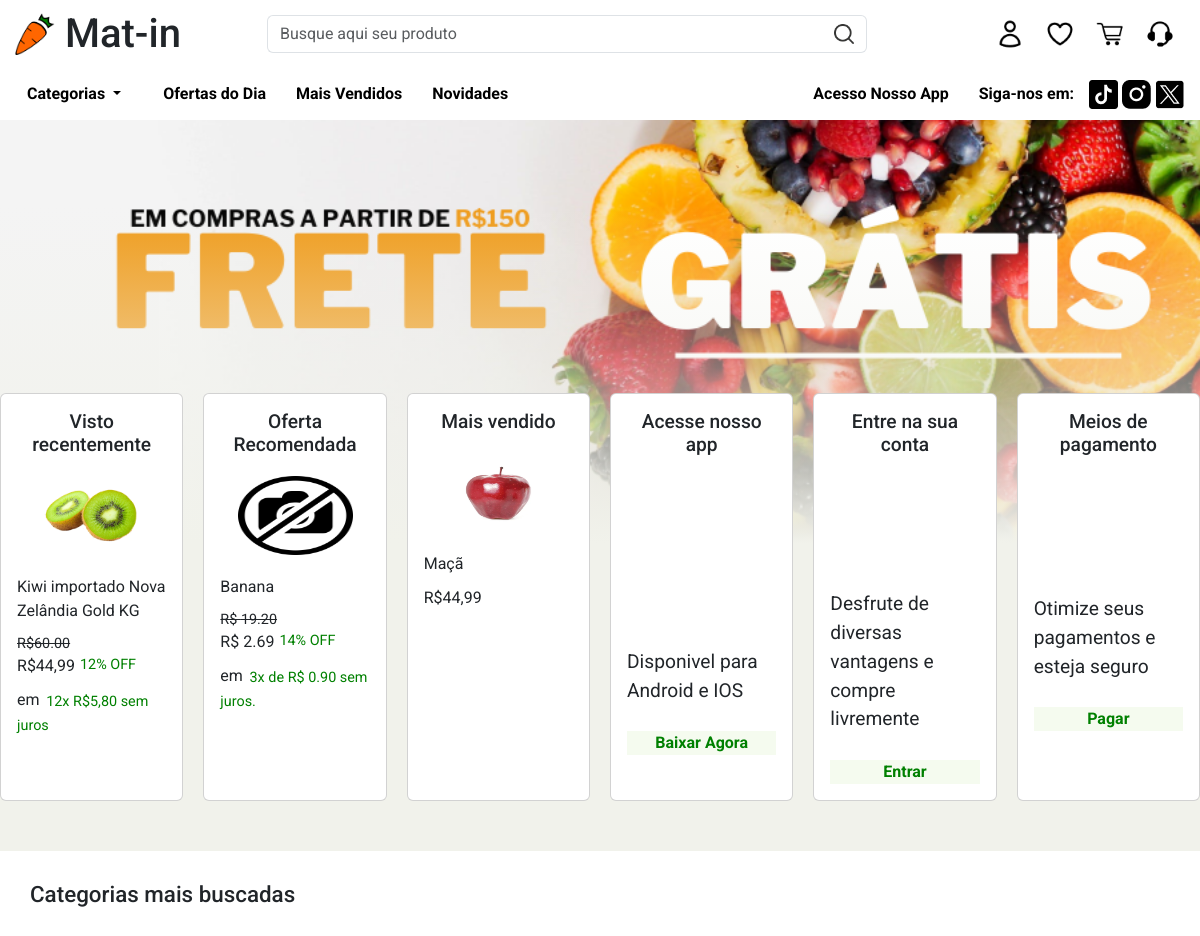
Before: / (upper part) with the older database file.
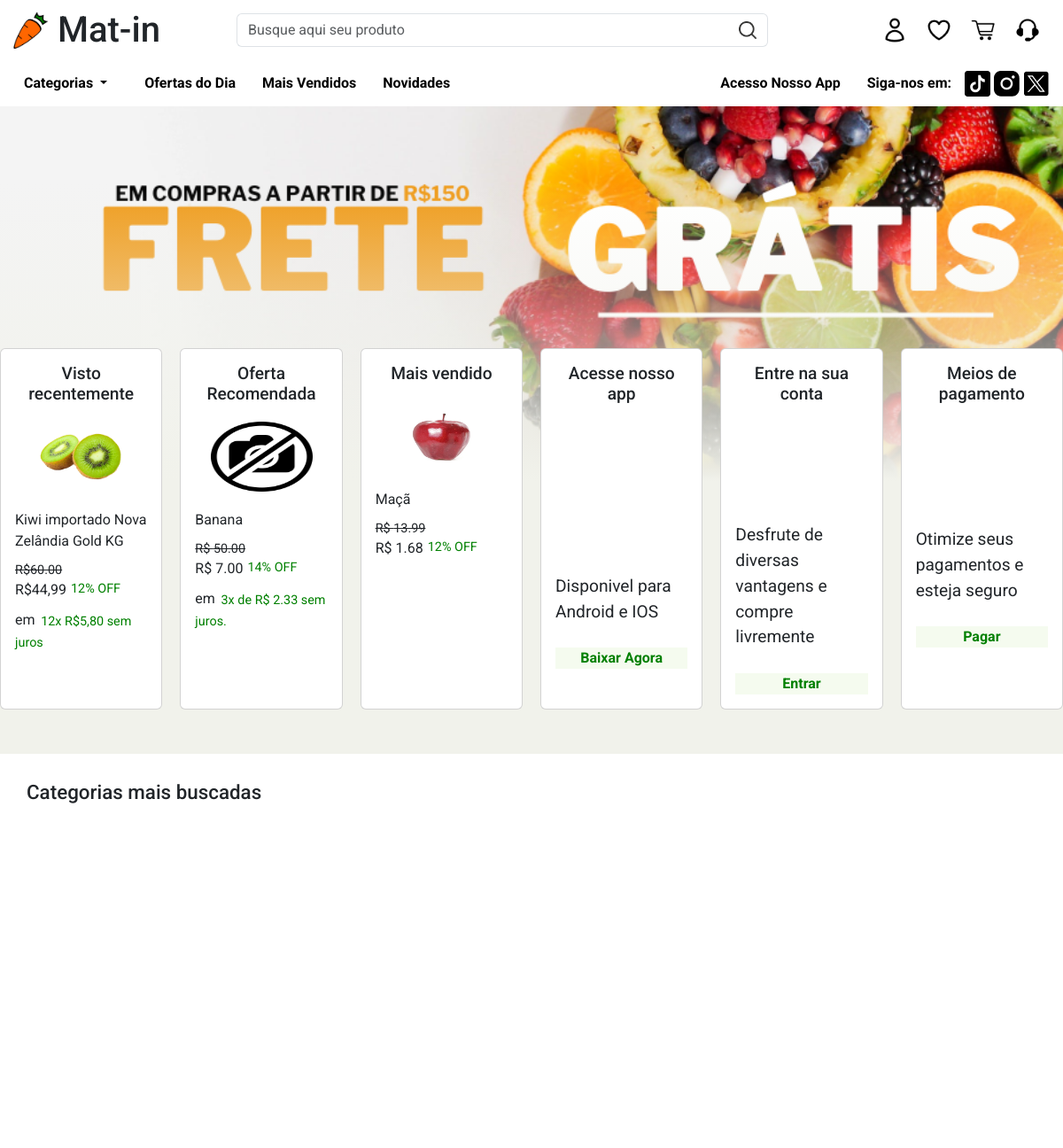
After: the same page with the newer database file.
### tables this page shows
CREATE TABLE `produtos` (
  `id_prod` int(11) NOT NULL,
  `nome_prod` varchar(32) NOT NULL,
  `qnt_prod` int(11) NOT NULL,
  `data_prod` date NOT NULL,
  `preco_prod` decimal(10,2) NOT NULL,
  `fotos_prod` varchar(300) NOT NULL DEFAULT 'sem_foto.png',
  `id_ped` int(11) NOT NULL,
  `qnt_vendas` int(11) NOT NULL,
  `promocao` int(11) DEFAULT NULL,
  `parcela` int(11) DEFAULT NULL
);

### BASE/home.php (the view, shortened to what this page needs)
<link rel="stylesheet" href="ASSETS/PAGINAS-CSS/home.css">
<?php require_once 'BASE/config.php'; ?>
<main>
    <div id="carouselExampleAutoplaying" class="carousel slide" data-bs-ride="carousel">
        <div class="carousel-inner">
            <div class="carousel-item active">
                <img src="IMAGES/MAC.png" class="d-block w-100" alt="...">
            </div>
        </div>
    </div>
    <div class="cards-encl">
        <div class="card" style="width: 18rem;">
            <div class="card-body">
                <h5 class="card-title">Visto recentemente</h5>
                <div class="img-coracao">
                    <img src="IMAGES/div-img-produto.png" alt="">
                </div>
                <p class="card-text">Kiwi importado Nova Zelândia Gold KG</p>
                <div class="precos">
                    <p class="precoAntigo">R$60.00</p>
                    <div class="preco-Promocao">
                        <p class="precoNovo">R$44,99</p>
                        <p class="promocao">12% OFF</p>
                    </div>
                </div>
                <p>em <mark>12x R$5,80 sem juros</mark></p>
            </div>
        </div>
        <div class="card" style="width: 18rem;">
            <?php
            try {
                $selectQ = "SELECT * FROM produtos ORDER BY RAND() LIMIT 1";
                $selectP = $cx->prepare($selectQ);
                $selectP->setFetchMode(PDO::FETCH_ASSOC);
                $selectP->execute();
                while ($dados = $selectP->fetch()) {
                    echo "<div class='card-body'>";
                    echo "<h5 class='card-title'>Oferta Recomendada</h5>";
                    echo "<div class='img-coracao'>";
                    echo "<img src='IMAGES-USU/PRODUTOS/{$dados['fotos_prod']}' alt=''>";
                    echo "</div>";
                    echo "<p class='card-text'>{$dados['nome_prod']}</p>";
                    echo "<div class='precos'>";
                    if (!is_null($dados['promocao'])) {
                        echo "<p class='precoAntigo'>R$ {$dados['preco_prod']}</p>";
                        echo "<div class='preco-Promocao'>";
                        $precoAntigo = $dados['preco_prod'];
                        $promocao = $dados['promocao'];
                        $formula = ($promocao / 100) * $precoAntigo;
                        $formulaFormatada = number_format($formula, 2);
                        echo "<p class='precoNovo'>R$ {$formulaFormatada}</p>";
                        echo "<p class='promocao'>{$dados['promocao']}% OFF</p>";
                        echo "</div>";
                        if (!is_null($dados['parcela'])) {
                            $parcela = $dados['parcela'];
                            $formula2 = $formulaFormatada / $parcela;
                            $formulaFormatada2 = number_format($formula2, 2);
                            echo "<p>em <mark>{$dados['parcela']}x de R$ {$formulaFormatada2} sem juros.</mark></p>";
                        }
                    } else {
                        echo "<div class='preco-Promocao'>";
                        echo "<p class='precoNovo'>R$44,99</p>";
                        echo "</div>";
                    }
                    echo "</div>";
                    echo "</div>";
                }
            } catch (PDOException $e) {
                $erro = $e->getMessage();
                echo $erro;
            }
            ?>
        </div>
        <div class="card" style="width: 18rem;">
            <?php
            $selectQ = "SELECT * FROM produtos ORDER BY qnt_vendas DESC LIMIT 1";
            $selectP = $cx->prepare($selectQ);
            $selectP->setFetchMode(PDO::FETCH_ASSOC);
            $selectP->execute();
            while ($dados = $selectP->fetch()) {
                echo "<div class='card-body'>";
                echo "<h5 class='card-title'>Mais vendido</h5>";
                echo "<div class='img-coracao'>";
                echo "<img src='IMAGES-USU/PRODUTOS/{$dados['fotos_prod']}' alt=''>";
                echo "</div>";
                echo "<p class='card-text'>{$dados['nome_prod']}</p>";
                echo "<div class='precos'>";
                if (!is_null($dados['promocao'])) {
                    echo "<p class='precoAntigo'>R$ {$dados['preco_prod']}</p>";
                    echo "<div class='preco-Promocao'>";
                    $precoAntigo = $dados['preco_prod'];
                    $promocao = $dados['promocao'];
                    $formula = ($promocao / 100) * $precoAntigo;
                    $formulaFormatada = number_format($formula, 2);
                    echo "<p class='precoNovo'>R$ {$formulaFormatada}</p>";
                    echo "<p class='promocao'>{$dados['promocao']}% OFF</p>";
                    echo "</div>";
                } else {
                    echo "<div class='preco-Promocao'>";
                    echo "<p class='precoNovo'>R$44,99</p>";
                    echo "</div>";
                }
                echo "</div>";
                echo "</div>";
            }
            ?>
        </div>
        <div class="card no-photo" style="width: 18rem;">
            <div class="card-body">
                <h5 class="card-title">Acesse nosso app</h5>
                <p class="card-text">Disponivel para Android e IOS</p>
                <button class="btnCard">
                    Baixar Agora
                </button>
            </div>
        </div>
        <div class="card no-photo" style="width: 18rem;">
            <div class="card-body">
                <h5 class="card-title">Entre na sua conta</h5>
                <p class="card-text" style="margin-top: 8.4rem !important;">Desfrute de diversas vantagens e compre
                    livremente</p>
                <form action="<?=$_SERVER['PHP_SELF']?>">
                    <button class="btnCard" name="login">
                        Entrar
                    </button>
                </form>
            </div>
        </div>
        <div class="card no-photo" style="width: 18rem;">
            <div class="card-body">
                <h5 class="card-title">Meios de pagamento</h5>
                <p class="card-text ultimo" style="margin-top: 8.7rem !important;">Otimize seus pagamentos e esteja
                    seguro</p>
                <button class="btnCard">
                    Pagar
                </button>
            </div>
        </div>
    </div>
</main>
<section class="categorias">
    <h1 class="tituloSection">Categorias mais buscadas</h1>
</section>

### index.php (shortened to what this page needs)
<!DOCTYPE html>
<html lang="en">
<head>
    <link rel="stylesheet" href="ASSETS/GERAL.css">
    <link href="https://cdn.jsdelivr.net/npm/bootstrap@5.3.2/dist/css/bootstrap.min.css" rel="stylesheet">
</head>
<body>
    <?php
    require_once 'BASE/header.php';
    require_once 'BASE/chPages.php';
    ?>
</body>
</html>

### BASE/header.php (shortened to what this page needs)
<header>
    <div class="logo">
        <img src="IMAGES/matin-logo-png.png" alt="logo Mat-in">
        <h1>Mat-in</h1>
    </div>
    <div class="search-inp">
        <div class="input-group mb-3">
            <input type="text" class="form-control" aria-label="Sizing example input" aria-describedby="inputGroup-sizing-default" placeholder="Busque aqui seu produto">
            <span class="input-group-text" id="inputGroup-sizing-default"><img src="IMAGES/search.png" alt=""></span>
        </div>
    </div>
    <div class="info">
        <ul>
            <form action="<?= $_SERVER['PHP_SELF'] ?>" method="post">
                <li><button name="perfilPage" style="background-color: transparent;"><img src="IMAGES/user.png" alt=""></button></li>
            </form>
            <li><img src="IMAGES/heart.png" alt=""></li>
            <li><img src="IMAGES/shoppingcart.png" alt=""></li>
            <li><a href="PAGES/ouvidoria.php"><img src="IMAGES/headphones.png" alt=""></a></li>
        </ul>
    </div>
</header>
<nav class="navbar">
    <ul class="ul_menus">
        <li>
            <div class="dropdown">
                <button class="navBarItens btn btn-secondary dropdown-toggle" type="button" data-bs-toggle="dropdown" aria-expanded="false">
                    Categorias
                </button>
            </div>
        </li>
        <li><a href="#" class="navBarItens">Ofertas do Dia</a></li>
        <li><a href="#" class="navBarItens">Mais Vendidos</a></li>
        <li><a href="#" class="navBarItens">Novidades</a></li>
    </ul>
    <ul class="info_add">
        <li><a href="#" class="appAcesso">Acesso Nosso App</a></li>
        <li class="redes_soc">
            <a href="#">Siga-nos em:
                <div>
                    <img src="IMAGES/Vector.png" alt="Tiktok">
                    <img src="IMAGES/instagram-logo-fill-svgrepo-com 1.png" alt="Instagram">
                    <img src="IMAGES/layer1.png" alt="X (Twitter)">
                </div>
            </a>
        </li>
    </ul>
</nav>

### BASE/chPages.php (shortened to what this page needs)
<?php
$page = isset($_REQUEST['page']) ? $_REQUEST['page'] : 'home';
switch ($page) {
    case 'home':
        require_once 'BASE/home.php';
        break;
}

### ASSETS/GERAL.css (style rules this page uses)
:root { --preto00: black; --branco00: white; --cinza00: #C1C1C1; --cinza01: #898989; --cinza02: #D9D9D9; --laranja00: #FF6600; --laranjaPressed: #d66215; --verde00: #008000; --verdePressed: #035f03; --bege00: #F1F2EB; --bege01: #F5FBEF; --bege02: #E5E0E0; --fonte01: 'Roboto', sans-serif; }

### ASSETS/PAGINAS-CSS/home.css (style rules this page uses)
p { margin: 0 !important; }
main { background-color: var(--bege00); padding-bottom: 50px; }
.carousel-item::after { content: ""; position: absolute; top: 20%; left: 0; right: 0; bottom: 0; background: linear-gradient(rgba(255, 255, 255, 0), var(--bege00)); pointer-events: none; }
.cards-encl { display: flex; justify-content: center; margin-top: -150px; gap: 20px !important; }
.cards-encl, .cards-encl-categoria, .cards-encl-ofertas { visibility: hidden; }
.card { width: 12rem !important; }
.card .card-text { margin-bottom: 10px !important; }
.no-photo .card-text { margin-top: 12rem !important; font-size: 1.2em; }
.no-photo .card-body .btnCard { width: 100%; border: 0; background-color: var(--bege01); outline: none; font-weight: bold; margin-top: 1rem; color: var(--verde00); }
.card .card-body h5 { text-align: center; font-size: 1.2em; }
.img-coracao { display: flex; justify-content: center !important; margin: 20px 0; }
.card .card-body img { display: block; width: 115px; height: 79px; }
.card .card-body .precos .precoAntigo, .card-ofertas .card-body .precos .precoAntigo { text-decoration: line-through; font-size: 0.9em; }
.card .card-body .precos .preco-Promocao, .card-ofertas .card-body .precos .preco-Promocao { display: flex; margin-bottom: 10px !important; }
.card .card-body .precos .preco-Promocao .promocao, .card-ofertas .card-body .precos .preco-Promocao .promocao { color: var(--verde00) !important; font-size: 0.9em; margin-left: 5px !important; }
.card .card-body p mark { color: var(--verde00) !important; font-size: 0.9em; background-color: transparent; }
.tituloSection { font-size: 1.4em; margin-bottom: 30px !important; }
section { padding: 30px; }
.card, .card-ofertas { transition: transform 0.3s ease; }

### BASE/header.php (style rules this page uses)
header { display: flex; justify-content: space-between; align-items: center; padding: 10px 15px; }
header .logo { display: flex; align-items: center; cursor: pointer; }
header .logo img { width: 40px; margin-right: 10px !important; }
header .search-inp { width: 600px; }
header .search-inp input { border-right: none !important; }
header .search-inp #inputGroup-sizing-default { background-color: transparent; border-left: none !important; }
header .search-inp .input-group-text img { width: 20px; }
header .info ul { display: flex; align-items: center; list-style: none; }
header .info ul li { padding: 0 10px; }
header .info ul li img { max-width: 30px; }
nav { display: flex; justify-content: space-between; align-items: center; padding: 10px 32px; }
nav .ul_menus, nav .info_add { display: flex; align-items: center; list-style: none; padding: 0 !important; }
nav .ul_menus li, nav .info_add li { padding: 0 15px; }
.dropdown button { background-color: var(--branco00); border: 0; color: var(--preto00); font-weight: bold; }
nav .ul_menus li a, nav .info_add li a { color: var(--preto00); font-weight: bold; text-decoration: none; }
nav .info_add, nav .info_add .redes_soc a { display: flex; align-items: center; }
nav .info_add .redes_soc a div { margin-left: 15px; }
nav .appAcesso { transition: color 0.1s ease-in-out; }
nav .navBarItens { transition: color 0.1s ease-in-out !important; }
.input-group { margin-bottom: 0px !important; }

Changed rows visible on the page:
changed produtos "Banana": preco_prod "19.20" → "50.00"; formulaFormatada "2.69" → "7.00"; formulaFormatada2 "0.90" → "2.33"
changed produtos "Maçã": preco_prod (not shown) → "13.99"; formulaFormatada (not shown) → "1.68"; promocao (not shown) → "12"; promocao "R$44,99" → "R$ R$ % OFF"
